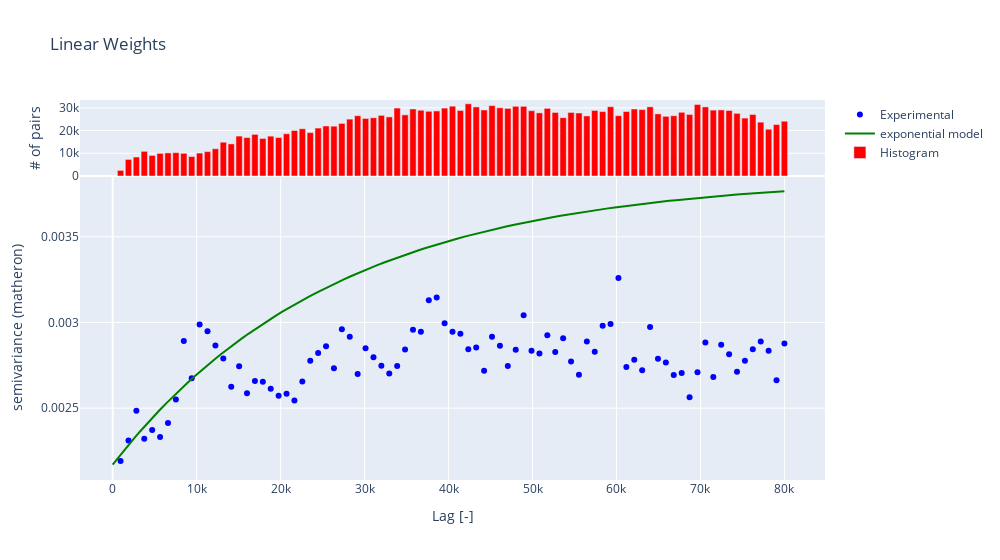
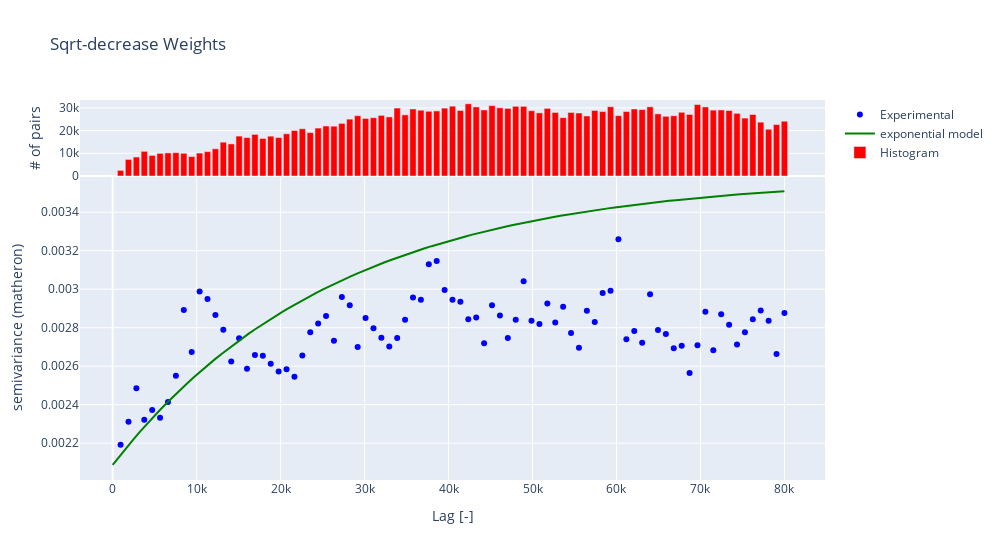

The cell these charts' notebook holds for them, in order:
### Code cell
# Plot the experimental variogram


# Fit with linear weights and plot
V.fit_sigma = 'linear'
fig1 = V.plot(show=False)
fig1.update_layout(title='Linear Weights', width=1000)

# Fit with square root weights and plot
V.fit_sigma = 'sqrt'
fig2 = V.plot(show=False)
fig2.update_layout(title='Sqrt-decrease Weights', width=1000)

# Show the plots
fig1.show()
fig2.show()
